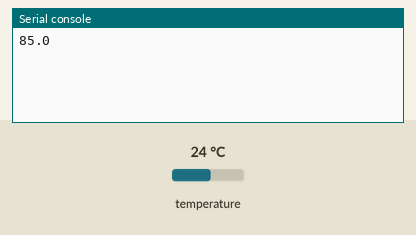
Simulated run of this program. Board: MicroPython board. Shown: the last lines printed to the serial console. The inputs (shaded band) are chosen by the test bench; at power-on: temperature 24 °C.

Above: at 1.2 s.
1.3 s: temperature set to 12 °C
At 3.1 s:
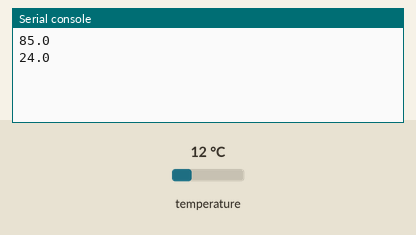
4.1 s: temperature set to 19 °C
At 5.0 s:
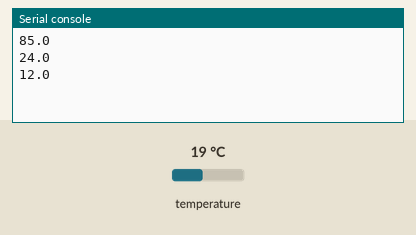
Timing chart, 0 to 7.1 s (numbered marks = the images above; inputs shaded):
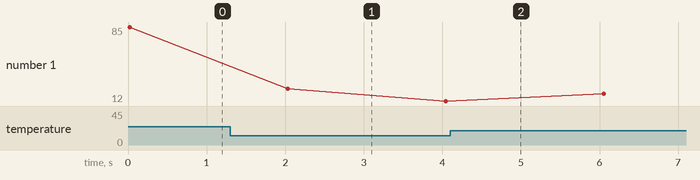

The program:

tempTest.py
```python
import time
from machine import Pin
from onewire import DS18X20
from onewire import OneWire

# onewire libary can be found here: https://github.com/micropython/micropython/blob/master/drivers/onewire/onewire.py

# Code for making the DS18B20 run on Arduino can be found here: https://create.arduino.cc/projecthub/TheGadgetBoy/ds18b20-digital-temperature-sensor-and-arduino-9cc806

#DS18B20 data line connected to pin P23
ow = OneWire(Pin('P23', mode=Pin.OUT))
temp = DS18X20(ow)

#Basic loop that prints the value read on the DS18B20 sensor
while True:
    print(temp.read_temp_async())
    time.sleep(1)
    temp.start_convertion()
    time.sleep(1)
```

Measured:
- plotted number 1: 85 → 12 after the input at 1.3 s, 12 → 19 after the input at 4.1 s
